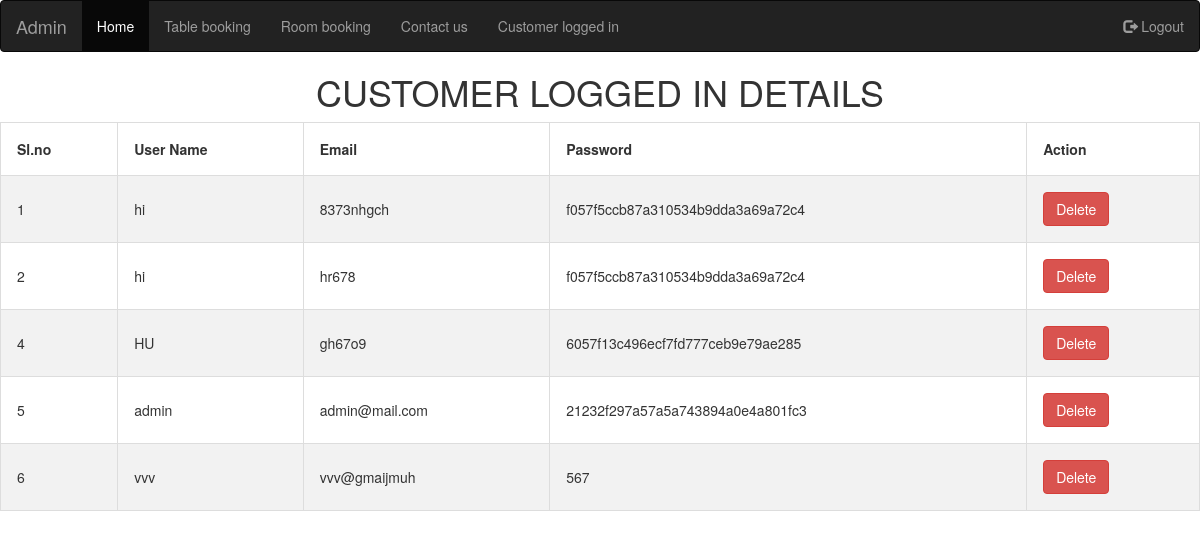
Page /logindetails.php on the committed database.
### tables this page shows
CREATE TABLE `users` (
  `id` int(10) NOT NULL,
  `username` varchar(100) NOT NULL,
  `email` varchar(100) NOT NULL,
  `password` varchar(100) NOT NULL
);

### logindetails.php (the view, shortened to what this page needs)
<!DOCTYPE html>
<html>
<head>
<link rel="stylesheet" href="https://maxcdn.bootstrapcdn.com/bootstrap/3.4.1/css/bootstrap.min.css">
</head>
<body>
<nav class="navbar navbar-inverse">
  <div class="container-fluid">
    <div class="navbar-header">
      <a class="navbar-brand" href="#">Admin</a>
    </div>
    <ul class="nav navbar-nav">
    <li class="active"><a href="indexadmin.php">Home</a></li>
          <li><a href="table_reserve.php">Table booking</a></li>
          <li><a href="reservation.php">Room booking</a></li>
           <li><a href="contactdetails.php">Contact us</a></li>
          <li><a href="logindetails.php">Customer logged in</a></li>
    </ul>
    <ul class="nav navbar-nav navbar-right">
      <li><a href="adminlogout.php"><span class="glyphicon glyphicon-log-out"></span> Logout</a></li>
    </ul>
  </div>
</nav>
<h1>CUSTOMER LOGGED IN DETAILS</h1>
<table border="2">
  <tr>
    <th>Sl.no</th>
    <th>User Name</th>
    <th>Email</th>
    <th>Password</th>
    <th colspan="2" align="center">Action</th>
  </tr>
  <?php
  include("connection.php");
  $query = "select * from users";
  $data = mysqli_query($conn,$query);
  $total = mysqli_num_rows($data);
  if($total!=0)
  {
    while($result=mysqli_fetch_assoc($data))
    {
     ?>
      <tr>
      <td><?php echo $result['id'];?></td>
      <td><?php echo $result['username'];?></td>
      <td><?php echo $result['email'];?></td>
      <td><?php echo $result['password'];?></td>
      <td>
      <form action="del_log.php" method="POST">
          <button type="submit" name="delete_btn" class="btn btn-danger delete_btn ">Delete</button>
      </form>
      </td>
      </tr>
      <?php
    }
  }
  else{
    echo "No records found";
  }
  ?>
  </table>
  </body>
</html>

### logindetails.php (style rules this page uses)
table { border-collapse: collapse; border-spacing: 0; width: 100%; border: 1px solid #ddd; }
h1 { text-align: center; }
th, td { text-align: left; padding: 16px; }
tr:nth-child(even) { background-color: #f2f2f2; }

### rows in the picture
users: id "1", username "hi", email "8373nhgch", password "f057f5ccb87a310534b9dda3a69a72c4"
users: id "2", username "hi", email "hr678", password "f057f5ccb87a310534b9dda3a69a72c4"
users: id "4", username "HU", email "gh67o9", password "6057f13c496ecf7fd777ceb9e79ae285"
users: id "5", username "admin", email "admin@mail.com", password "21232f297a57a5a743894a0e4a801fc3"
users: id "6", username "vvv", email "vvv@gmaijmuh", password "567"
